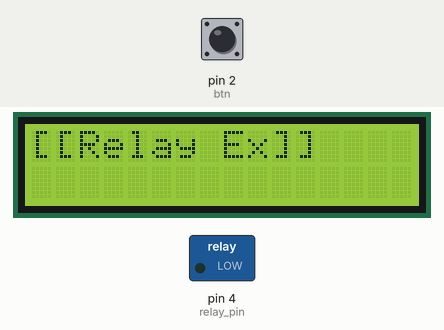
Simulated run of this sketch. Board: Arduino Uno, built with avr-gcc and run on an emulated ATmega328P. Parts: 16×2 character LCD, switched loads named in the sketch (green lamp = pin HIGH). Dashed ring = blinking. The test bench sets the inputs (shaded band); at power-on: pin 2 (btn) HIGH.

Above: at 1.2 s.
1.3 s: pin 2 (btn) pulled LOW for 0.15 s
At 1.56 s:
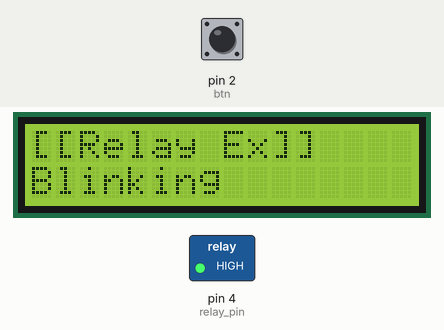
Timing chart, 0 to 10.3 s (numbered marks = the images above; inputs shaded):
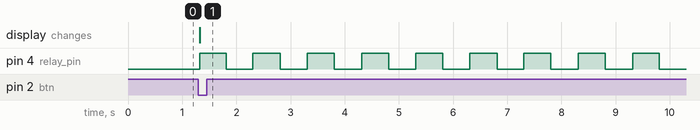

Measured:
- after the input at 1.3 s, pin 4 (relay_pin): alternates HIGH for 0.50 s and LOW for 0.50 s, starting at once; the display: changes at once (image 1)

The sketch:

relay01.ino
```cpp
#include <Minicom.h>

#include <Button.h>

Button btn(2);
MiniCom com;

const int relay_pin = 4;
boolean relay_out = LOW;

int timer_id = -1;

void blink() {
  relay_out = !relay_out; // 릴레이 제어핀 출력값 반전
  digitalWrite(relay_pin, relay_out); // 릴레이 제어핀 새 출력값 출력
}

void check() {
  if(timer_id == -1) { // blink 타이머 가동
    timer_id == com.setInterval(500, blink);
    com.print(1, "Blinking");
  }
  else {  // blink 타이머 제거
    SimpleTimer &timer = com.getTimer();
    timer.deleteTimer(timer_id);
    timer_id = -1;
    relay_out = false;
    digitalWrite(relay_pin, relay_out);
    com.print(1, "");
  }
  relay_out = !relay_out;
  digitalWrite(relay_pin, relay_out);
}

void setup() {
  com.init();
  com.print(0, "[[Relay Ex]]");

  btn.setCallback(check);
  pinMode(relay_pin, OUTPUT);
}

void loop() {

  btn.check();
  com.run();
}
```
